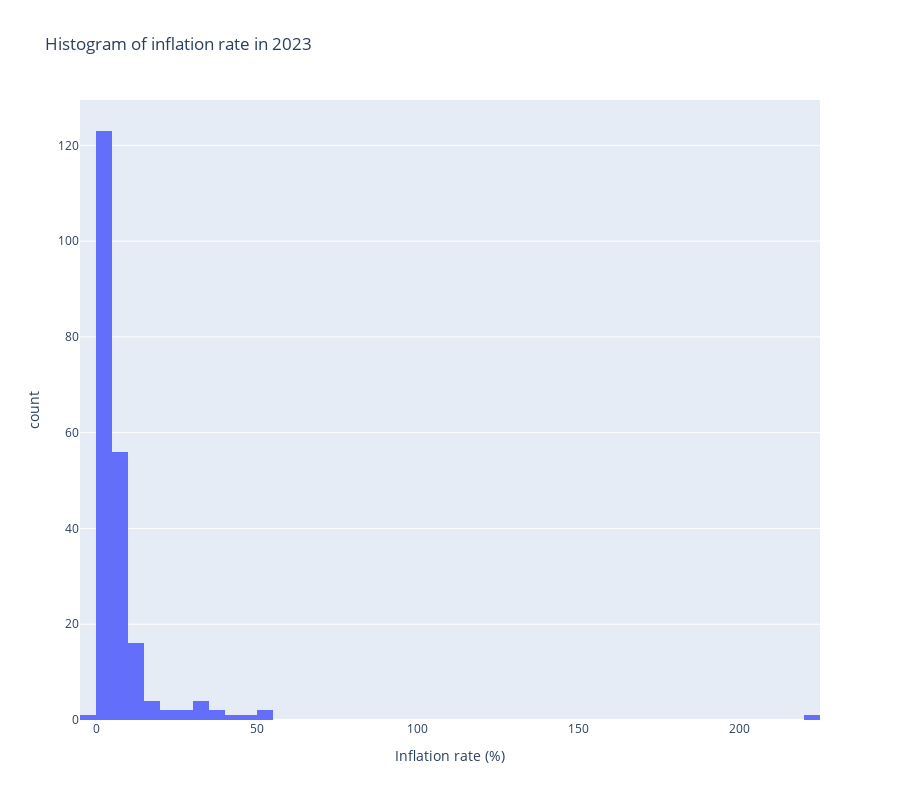

The code cell stored with this chart in its notebook:
### Code cell
boxplot_fig = px.box(df_inflation_2023, 
                     y="inflation_rate", 
                     title="Boxplot de la Inflación en 2023",
                     height=height)

if kaggle:
    fig.show(renderer='iframe_connected')
else:
    fig.show()

### Figure 1 — Plotly figure (JSON) as saved in the notebook; plotly's stock layout.template omitted (floating-point values rounded to 4 significant figures; data arrays with more than 128 entries replaced by an {"elided": "..."} marker saying what was removed)
{"data": [{"alignmentgroup": "True", "bingroup": "x", "hovertemplate": "Inflation rate (%)=%{x}<br>count=%{y}<extra></extra>", "legendgroup": "", "marker": {"color": "#636efa", "pattern": {"shape": ""}}, "name": "", "nbinsx": 50, "offsetgroup": "", "orientation": "v", "showlegend": false, "type": "histogram", "x": {"elided": "215 float values"}, "xaxis": "x", "yaxis": "y"}], "layout": {"barmode": "relative", "height": 800, "legend": {"tracegroupgap": 0}, "title": {"text": "Histogram of inflation rate in 2023"}, "xaxis": {"anchor": "y", "domain": [0, 1], "title": {"text": "Inflation rate (%)"}}, "yaxis": {"anchor": "x", "domain": [0, 1], "title": {"text": "count"}}}}
